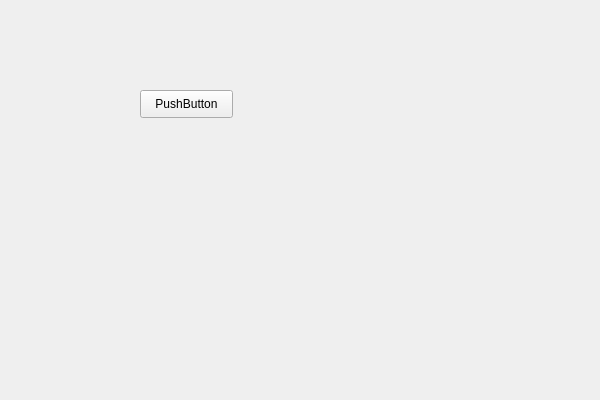
<?xml version="1.0" encoding="UTF-8"?>
<ui version="4.0">
 <class>QtWidgetsApplication1Class</class>
 <widget class="QWidget" name="QtWidgetsApplication1Class">
  <property name="geometry">
   <rect>
    <x>0</x>
    <y>0</y>
    <width>600</width>
    <height>400</height>
   </rect>
  </property>
  <property name="windowTitle">
   <string>QtWidgetsApplication1</string>
  </property>
  <widget class="QDIYPushBtn" name="pushButton">
   <property name="geometry">
    <rect>
     <x>140</x>
     <y>90</y>
     <width>93</width>
     <height>28</height>
    </rect>
   </property>
   <property name="text">
    <string>PushButton</string>
   </property>
  </widget>
 </widget>
 <layoutdefault spacing="6" margin="11"/>
 <customwidgets>
  <customwidget>
   <class>QDIYPushBtn</class>
   <extends>QPushButton</extends>
   <header location="global">qdiypushbtn.h</header>
  </customwidget>
 </customwidgets>
 <resources>
  <include location="QtWidgetsApplication1.qrc"/>
 </resources>
 <connections/>
</ui>
